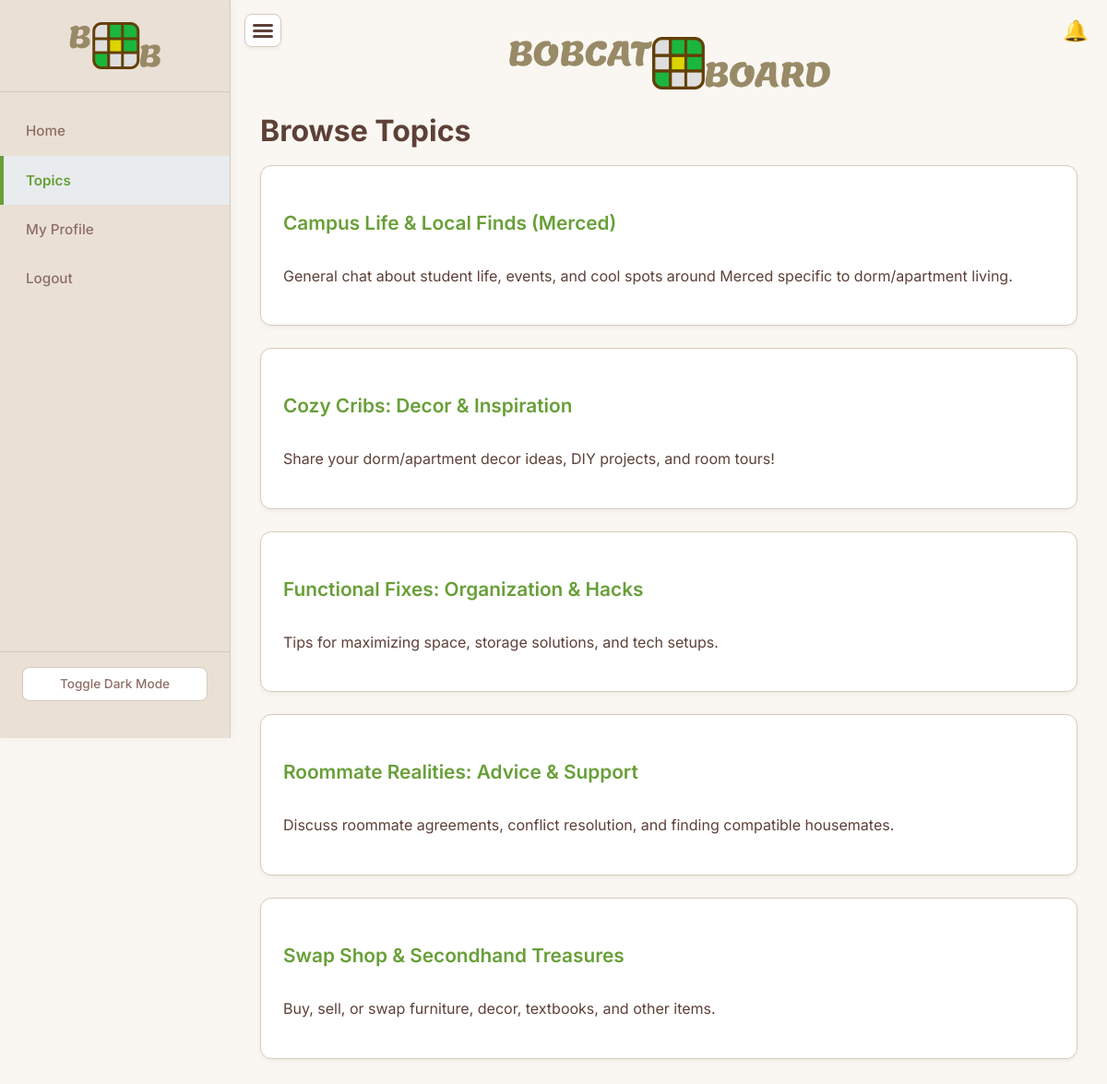
/topics (signed in), run on the app's committed database.
### app/models.py (models this page shows, shortened)
class Topic(db.Model):
    id = db.Column(db.Integer, primary_key=True)
    name = db.Column(db.String(100), unique=True, nullable=False)
    description = db.Column(db.String(255), nullable=True)
    slug = db.Column(db.String(120), unique=True, nullable=False)
    posts = db.relationship('Post', back_populates='topic', lazy='dynamic', cascade='all, delete-orphan')

### app/routes.py (the view)
@main.route('/topics')
@login_required
def topics_index():
    topics_list = Topic.query.order_by(Topic.name).all()
    return render_template('topics_index.html', topics=topics_list, title="Browse Topics")

### app/routes.py (called while the page is built)
@login_manager.user_loader
def load_user(user_id):
    return User.query.get(int(user_id))

@main.app_context_processor
def inject_notification_count():
    if current_user.is_authenticated:
        count = Notification.query.filter_by(user_id=current_user.id, is_read=False).count()
        return dict(unread_notifications_count=count)
    return dict(unread_notifications_count=0)

### app/templates/topics_index.html (shortened to what this page needs)
{% extends 'base.html' %}
{% block content %}
<div style="display: flex; justify-content: center; align-items: center;">
    <a href="{{ url_for('main.home_page') if current_user.is_authenticated else url_for('main.login') }}" class="sidebar-brand" style="display: flex; justify-content: center; align-items: center;">
        <img src="../static/assets/Bobcat board text logo.png" alt="Bobcat Board" style="max-width: 350px;">
    </a>
</div>
<div class="container mt-4">
    <h1>{{ title }}</h1>
    {% if topics %}
        <div class="topic-list">
            {% for topic in topics %}
                <div class="content-card mb-1-5">
                    <h3><a href="{{ url_for('main.view_topic', slug=topic.slug) }}">{{ topic.name }}</a></h3>
                    <p>{{ topic.description }}</p>
                </div>
            {% endfor %}
        </div>
    {% else %}
        <div class="alert alert-info" role="alert">
            No topics have been created yet.
        </div>
    {% endif %}
</div>
{% endblock %}

### app/static/styles.css (style rules this page uses)
:root { --font-primary: 'Inter', sans-serif; --card-hover-bg: #fefcf9; --background-main-light: #FAF7F2; --background-card-light: #FFFFFF; --sidebar-bg-light: #EAE0D6; --text-primary-light: #5D4037; --text-secondary-light: #8D6E63; --border-color-light: #D6CABE; --accent-primary-light: #689F38; --accent-primary-darker-light: #558B2F; --accent-secondary-light: #A1887F; --shadow-soft-light: 0 2px 5px rgba(0,0,0,0.05); --shadow-medium-light: 0 4px 12px rgba(93,64,55,0.08); --input-bg-light: #FFFCF9; --input-border-light: #BEB5AD; --input-focus-shadow-light: rgba(104, 159, 56, 0.25); --tag-badge-bg-light: #E9E4DD; --tag-badge-text-light: var(--text-secondary-light); --vote-score-bubble-bg-light: #E9E4DD; --vote-score-bubble-hover-bg-light: #DCD3C9; --default-pfp-bg-light: var(--accent-primary-light); --button-text-dark-on-green: #1a1a1a; --notification-bg: #ffffff; --background-main-dark: #2A231F; --background-card-dark: #3D352F; --sidebar-bg-dark: #302823; --sidebar-active-bg: #3a332d; --text-primary-dark: #E8E0D8; --text-secondary-dark: #B0A093; --border-color-dark: #5D4037; --accent-primary-dark: #8BC34A; --accent-primary-darker-dark: #7CB342; --accent-secondary-dark: #BCAAA4; --shadow-soft-dark: 0 2px 8px rgba(0,0,0,0.3); --shadow-medium-dark: 0 4px 15px rgba(0,0,0,0.4); --input-bg-dark: #4A3F3A; --input-border-dark: #5D4037; --input-focus-shadow-dark: rgba(139, 195, 74, 0.3); --tag-badge-bg-dark: #5D4037; --tag-badge-text-dark: var(--text-secondary-dark); --vote-score-bubble-bg-dark: #5D4037; --vote-score-bubble-hover-bg-dark: #705B51; --default-pfp-bg-dark: var(--accent-primary-dark); --background-main: var(--background-main-light); --background-card: var(--background-card-light); --sidebar-bg: var(--sidebar-bg-light); --text-primary: var(--text-primary-light); --text-secondary: var(--text-secondary-light); --border-color: var(--border-color-light); --accent-primary: var(--accent-primary-light); --accent-primary-darker: var(--accent-primary-darker-light); --accent-secondary: var(--accent-secondary-light); --shadow-soft: var(--shadow-soft-light); --shadow-medium: var(--shadow-medium-light); --input-bg: var(--input-bg-light); --input-border: var(--input-border-light); --input-focus-shadow: var(--input-focus-shadow-light); --tag-badge-bg: var(--tag-badge-bg-light); --tag-badge-text: var(--tag-badge-text-light); --vote-score-bubble-bg: var(--vote-score-bubble-bg-light); --vote-score-bubble-hover-bg: var(--vote-score-bubble-hover-bg-light); --default-pfp-bg: var(--default-pfp-bg-light); --sidebar-width: 250px; --sidebar-transition-speed: 0.3s; --border-radius-small: 4px; --border-radius-medium: 8px; --border-radius-large: 12px; }
*, *::before, *::after { box-sizing: border-box; }
body { font-family: var(--font-primary); background-color: var(--background-main); color: var(--text-primary); margin: 0; padding: 0; line-height: 1.6; font-size: 16px; transition: background-color 0.3s ease, color 0.3s ease; }
.sidebar-brand { font-size: 1.6rem; font-weight: 700; color: var(--text-primary); text-decoration: none; white-space: nowrap; }
h1, h2, h3, h4, h5, h6 { font-family: var(--font-primary); color: var(--text-primary); margin-top: 1.5rem; margin-bottom: 1rem; line-height: 1.3; font-weight: 600; }
h1 { font-size: 2rem; font-weight: 700; }
h3 { font-size: 1.3rem; }
a { color: var(--accent-primary); text-decoration: none; transition: color 0.2s ease; }
.content-card { background-color: var(--background-card); border: 1px solid var(--border-color); border-radius: var(--border-radius-large); padding: 0; margin-bottom: 0; box-shadow: var(--shadow-soft); transition: box-shadow 0.2s ease-in-out, transform 0.2s ease-in-out, background-color 0.3s ease, border-color 0.3s ease; overflow: hidden; display: flex; flex-direction: column; }
.topic-list .content-card, .profile-content-list .profile-content-list-item { padding: 1.5rem; }
.mb-1-5 { margin-bottom: 1.5rem !important; }

### data on the page
Topic: name "Campus Life & Local Finds (Merced)", description "General chat about student life, events, and cool spots around Merced specific to dorm/apartment living."
Topic: name "Cozy Cribs: Decor & Inspiration", description "Share your dorm/apartment decor ideas, DIY projects, and room tours!"
Topic: name "Functional Fixes: Organization & Hacks", description "Tips for maximizing space, storage solutions, and tech setups."
Topic: name "Roommate Realities: Advice & Support", description "Discuss roommate agreements, conflict resolution, and finding compatible housemates."
Topic: name "Swap Shop & Secondhand Treasures", description "Buy, sell, or swap furniture, decor, textbooks, and other items."

### other printed values
{{ title }} "Browse Topics"
